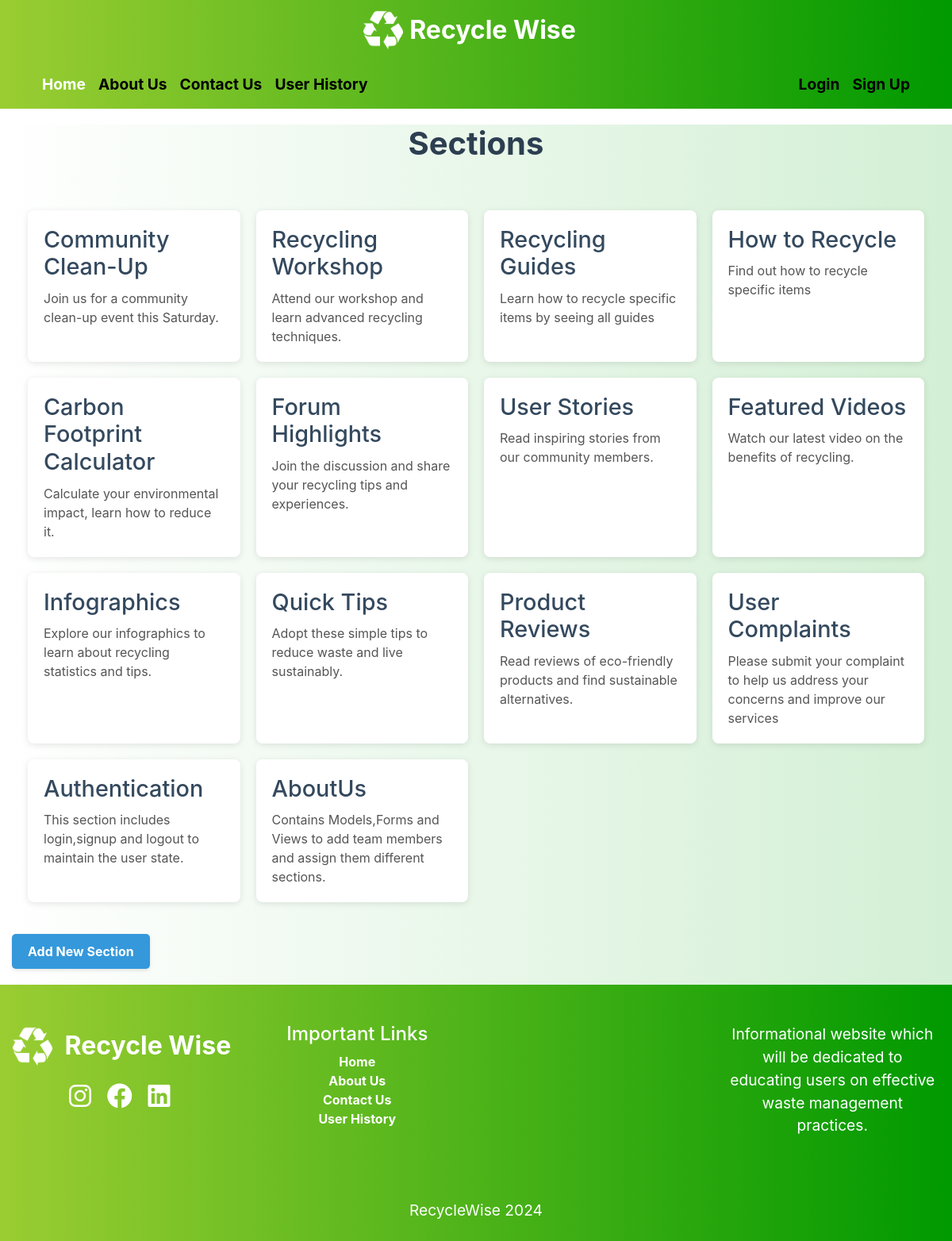
/aboutus/sections/, run on an earlier commit of the app's database.
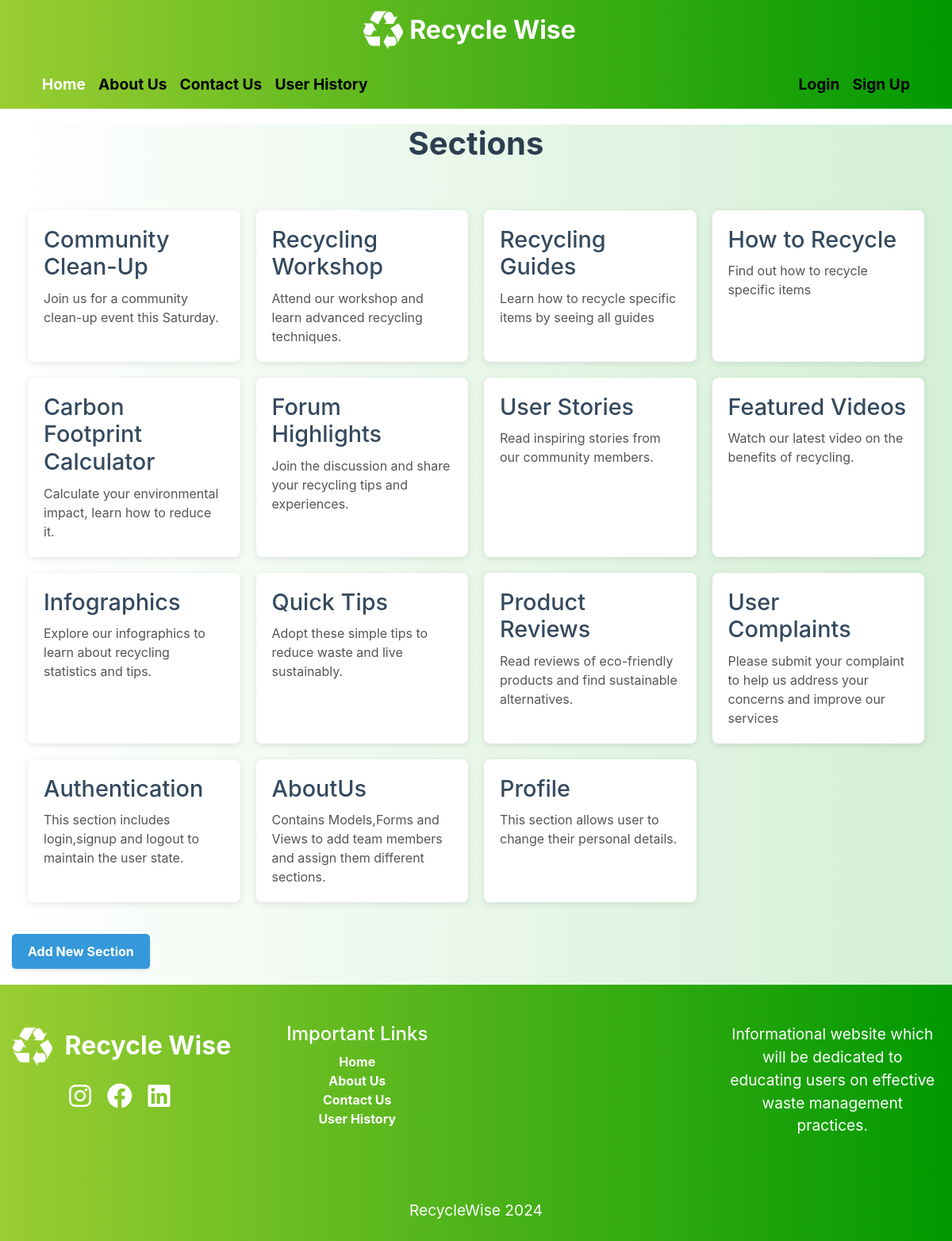
And on a later commit of the database.
### aboutus/models.py (models this page shows, shortened)
class Section(models.Model):
    name = models.CharField(max_length=100)
    description = models.TextField()

### aboutus/views.py (the view)
# urls.py: path('sections/', views.section_list, name='section_list'),
def section_list(request):
    sections = Section.objects.all()
    return render(request, 'aboutus/section_list.html', {'sections': sections})

### templates/aboutus/section_list.html
{% extends 'base.html' %}
{% block content %}
{% load static %}
<link rel="stylesheet" href="{% static 'css/section_list.css' %}">
<h1 class="page-title">Sections</h1>
<div class="section-list">
    {% for section in sections %}
    <div class="section-card">
        <a href="{% url 'section_detail' section.pk %}" class="section-link">
            <h2>{{ section.name }}</h2>
            <p>{{ section.description|truncatewords:20 }}</p>
        </a>
    </div>
    {% endfor %}
</div>
<a href="{% url 'add_section' %}" class="add-section-link">Add New Section</a>
{% endblock %}

### templates/base.html (shortened to what this page needs)
<!DOCTYPE html>
<html>
<head>
    {% load static %}
    <link rel="stylesheet" href="https://cdnjs.cloudflare.com/ajax/libs/font-awesome/6.0.0-beta3/css/all.min.css">
    <link rel="stylesheet" href="https://stackpath.bootstrapcdn.com/bootstrap/4.5.2/css/bootstrap.min.css">
    <link rel="stylesheet" href="https://cdnjs.cloudflare.com/ajax/libs/animate.css/4.1.1/animate.min.css"/>
    <link rel="stylesheet" href="{% static 'css/base.css' %}">
</head>
<body>
    <nav class="navbar navbar-light navbar-custom" style="    background-image: linear-gradient(to right, #9ACD32, #009900);">
        <div class="container-fluid d-flex justify-content-center">
            <a class="navbar-brand d-flex align-items-center" href="{% url 'home' %}">
                {% load static %}
                <img src="{% static 'recycle-symbol-white.png' %}" width="50" height="50" class="d-inline-block align-top mr-2 wow animate__animated animate__rotateIn" data-wow-duration="2s" alt="">
                Recycle Wise
            </a>
        </div>
    </nav>
    <nav class="navbar navbar-expand-lg navbar-light navbar-custom" style="    background-image: linear-gradient(to right, #9ACD32, #009900);">
        <div class="container wow animate__animated animate__slideInUp" data-wow-duration="2s">
            <div class="collapse navbar-collapse" id="navbarNav">
                <ul class="navbar-nav">
                    <li class="nav-item active">
                        <a class="nav-link" href="{% url 'home' %}">Home <span class="sr-only">(current)</span></a>
                    </li>
                    <li class="nav-item">
                        <a class="nav-link" href="{% url 'team_member_list' %}">About Us</a>
                    </li>
                    <li class="nav-item">
                        <a class="nav-link" href="{% url 'usercomplaint' %}">Contact Us</a>
                    </li>
                    <li class="nav-item">
                        <a class="nav-link" href="{% url 'user_history' %}">User History</a>
                    </li>
                </ul>
                <ul class="navbar-nav ml-auto">
                    {% if user.is_authenticated %}
                    <li class="nav-item">
                        <a class="nav-link" href="{% url 'logout' %}">Logout</a>
                    </li>
                    {% else %}
                    <li class="nav-item">
                        <a class="nav-link" href="{% url 'login' %}">Login</a>
                    </li>
                    <li class="nav-item">
                        <a class="nav-link" href="{% url 'signup' %}">Sign Up</a>
                    </li>
                    {% endif %}
                </ul>
            </div>
        </div>
    </nav>
    <div class="container-fluid" style="background-image: linear-gradient(to right, white, #ace1af87)">
        {% block content %}{% endblock %}
    </div>
    <footer class="container-fluid px-3 pt-5 pb-2" style="background-image: linear-gradient(to right, #9ACD32, #009900);">
        <div class="row text-center">
            <div class="col-12 col-md-6 col-lg-3">
                <a class="navbar-brand" href="{% url 'home' %}">
                {% load static %}
                <img src="{% static 'recycle-symbol-white.png' %}" width="50" height="50" class="d-inline-block align-top mr-2 wow animate__animated animate__rotateIn" data-wow-duration="2s" alt="">
                Recycle Wise
            </a>
                <div class="social-icons mt-3 wow animate__animated animate__slideInUp" data-wow-duration="2s">
                <a href="https://www.instagram.com" target="_blank" class="text-white mx-2">
                    <i class="fab fa-instagram fa-2x"></i>
                </a>
                <a href="https://www.facebook.com" target="_blank" class="text-white mx-2">
                    <i class="fab fa-facebook fa-2x"></i>
                </a>
                <a href="https://www.linkedin.com" target="_blank" class="text-white mx-2">
                    <i class="fab fa-linkedin fa-2x"></i>
                </a>
            </div>
            </div>
            <div class="col-12 col-md-6 col-lg-3">
                <h4 style="color: white" class="wow animate__animated animate__slideInDown" data-wow-duration="2s">Important Links</h4>
                <ul class="footer-nav wow animate__animated animate__slideInLeft" data-wow-duration="2s" style="list-style: none; padding-left: 0;">
                    <li class="footer-item active">
                        <a class="footer-link" href="{% url 'home' %}">Home <span class="sr-only">(current)</span></a>
                    </li>
                    <li class="footer-item">
                        <a class="footer-link" href="{% url 'team_member_list' %}">About Us</a>
                    </li>
                    <li class="footer-item">
                        <a class="footer-link" href="{% url 'usercomplaint' %}">Contact Us</a>
                    </li>
                    <li class="footer-item">
                        <a class="footer-link" href="{% url 'user_history' %}">User History</a>
                    </li>
                </ul>
            </div>
            <div class="col-12 col-md-6 col-lg-3">
                 <iframe
                    width="100%"
                    height="200"
                    frameborder="0"
                    style="border:0"
                    class="wow animate__animated animate__zoomIn" data-wow-duration="2s"
                    src="https://www.google.com/maps/embed?pb=!1m16!1m12!1m3!1d94439.33903350988!2d-83.08528306688218!3d42.2949715052785!2m3!1f0!2f0!3f0!3m2!1i1024!2i768!4f13.1!2m1!1suniversity%20of%20windsor!5e0!3m2!1sen!2sca!4v1720647997087!5m2!1sen!2sca"
                    allowfullscreen>
                </iframe>
            </div>
            <div class="col-12 col-md-6 col-lg-3">
                <p style="color: white" class="wow animate__animated animate__slideInUp" data-wow-duration="2s">Informational website which will be dedicated to educating users on effective waste management practices.</p>
            </div>
        </div>
        <p class="text-center mt-3 wow animate__animated animate__slideInUp" data-wow-duration="2s" style="color: white;">RecycleWise 2024</p>
    </footer>
</body>
</html>

### static/css/base.css (style rules this page uses)
.navbar-custom { background-image: linear-gradient(to right, #9ACD32, #009900); }
.navbar-custom .navbar-brand, .navbar-custom .nav-link { color: white; font-size: 1.2em; font-weight: bold; }
.navbar-brand { font-size: 2.0em !important; }
.navbar-light .navbar-nav .nav-link { color: black; }
.navbar-light .navbar-nav .active>.nav-link, .navbar-light .navbar-nav .nav-link.active, .navbar-light .navbar-nav .nav-link.show, .navbar-light .navbar-nav .show>.nav-link { color: white; }
h1 { color: #000; font-size: 2.5em; }
p { color: #000; font-size: 1.2em; }
footer { background-image: linear-gradient(to right, #9ACD32, #009900); }
footer a { color: white; font-weight: bold; }
.wow { visibility: hidden; }

### static/css/section_list.css (style rules this page uses)
.page-title { font-size: 2.5rem; color: #2c3e50; text-align: center; margin-bottom: 40px; font-weight: bold; margin-top: 20px; }
.section-list { display: grid; grid-template-columns: repeat(auto-fill, minmax(250px, 1fr)); gap: 20px; max-width: 1200px; margin: 0 auto; padding: 20px; }
.section-card { background-color: #ffffff; border-radius: 8px; box-shadow: 0 2px 8px rgba(0, 0, 0, 0.1); transition: transform 0.3s ease, box-shadow 0.3s ease; overflow: hidden; }
.section-link { text-decoration: none; color: #34495e; display: block; padding: 20px; height: 100%; display: flex; flex-direction: column; justify-content: space-between; }
.section-link h2 { font-size: 1.8rem; margin: 0 0 10px; }
.section-link p { font-size: 1rem; color: #555; margin: 0; flex-grow: 1; }
.add-section-link { display: inline-block; margin: 20px auto; padding: 10px 20px; background-color: #3498db; color: #ffffff; border-radius: 5px; text-align: center; text-decoration: none; font-weight: bold; transition: background-color 0.3s ease, transform 0.3s ease; box-shadow: 0 2px 4px rgba(0, 0, 0, 0.1); }

What changed in the data, as far as the page shows it:
added Section: name "Profile", description "This section allows user to change their personal details."
